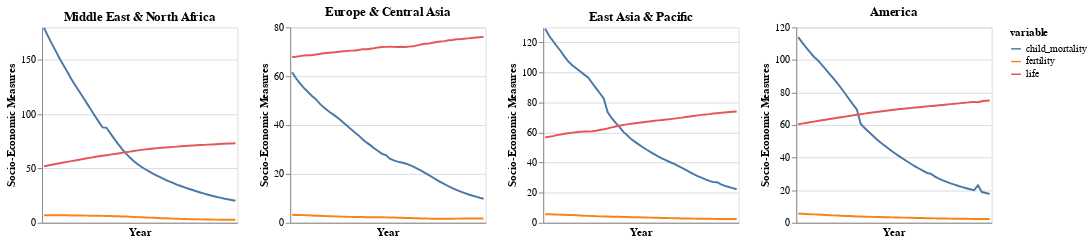

This figure's notebook cell:
### Code cell
from altair.expr import datum

print('\033[1m' + 'FERTILITY,MORTALITY,LIFE' + '\033[0m')

#'Sub-Saharan Africa',
chart = alt.hconcat()
for region in high_region:
    base = alt.Chart(region_df_expand,title=region).mark_line().encode(
    alt.X('Year:O',title='Year',axis=alt.Axis(values=list(range(1,50,10)))),
    alt.Y('value:Q',title='Socio-Economic Measures'),
    alt.Color('variable:N')
).interactive().properties(
    width=200,
    height=200
)
    chart |= base.transform_filter(datum.region == region)
chart

### Figure 1 — Vega-Lite specification as saved in the notebook (floating-point values rounded to 4 significant figures; data arrays with more than 128 entries replaced by an {"elided": "..."} marker saying what was removed)
{"config": {"view": {"continuousWidth": 400, "continuousHeight": 300}}, "hconcat": [{"mark": "line", "encoding": {"color": {"field": "variable", "type": "nominal"}, "x": {"axis": {"values": [1, 11, 21, 31, 41]}, "field": "Year", "title": "Year", "type": "ordinal"}, "y": {"field": "value", "title": "Socio-Economic Measures", "type": "quantitative"}}, "height": 200, "selection": {"selector009": {"type": "interval", "bind": "scales", "encodings": ["x", "y"]}}, "title": "Middle East & North Africa", "transform": [{"filter": "(datum.region === 'Middle East & North Africa')"}], "width": 200}, {"mark": "line", "encoding": {"color": {"field": "variable", "type": "nominal"}, "x": {"axis": {"values": [1, 11, 21, 31, 41]}, "field": "Year", "title": "Year", "type": "ordinal"}, "y": {"field": "value", "title": "Socio-Economic Measures", "type": "quantitative"}}, "height": 200, "selection": {"selector010": {"type": "interval", "bind": "scales", "encodings": ["x", "y"]}}, "title": "Europe & Central Asia", "transform": [{"filter": "(datum.region === 'Europe & Central Asia')"}], "width": 200}, {"mark": "line", "encoding": {"color": {"field": "variable", "type": "nominal"}, "x": {"axis": {"values": [1, 11, 21, 31, 41]}, "field": "Year", "title": "Year", "type": "ordinal"}, "y": {"field": "value", "title": "Socio-Economic Measures", "type": "quantitative"}}, "height": 200, "selection": {"selector011": {"type": "interval", "bind": "scales", "encodings": ["x", "y"]}}, "title": "East Asia & Pacific", "transform": [{"filter": "(datum.region === 'East Asia & Pacific')"}], "width": 200}, {"mark": "line", "encoding": {"color": {"field": "variable", "type": "nominal"}, "x": {"axis": {"values": [1, 11, 21, 31, 41]}, "field": "Year", "title": "Year", "type": "ordinal"}, "y": {"field": "value", "title": "Socio-Economic Measures", "type": "quantitative"}}, "height": 200, "selection": {"selector012": {"type": "interval", "bind": "scales", "encodings": ["x", "y"]}}, "title": "America", "transform": [{"filter": "(datum.region === 'America')"}], "width": 200}], "data": {"name": "data-b770b4cacb5fc4d2929b0ed2670cc55d"}, "$schema": "https://vega.github.io/schema/vega-lite/v4.17.0.json", "datasets": {"data-b770b4cacb5fc4d2929b0ed2670cc55d": {"elided": "900 records"}}}
